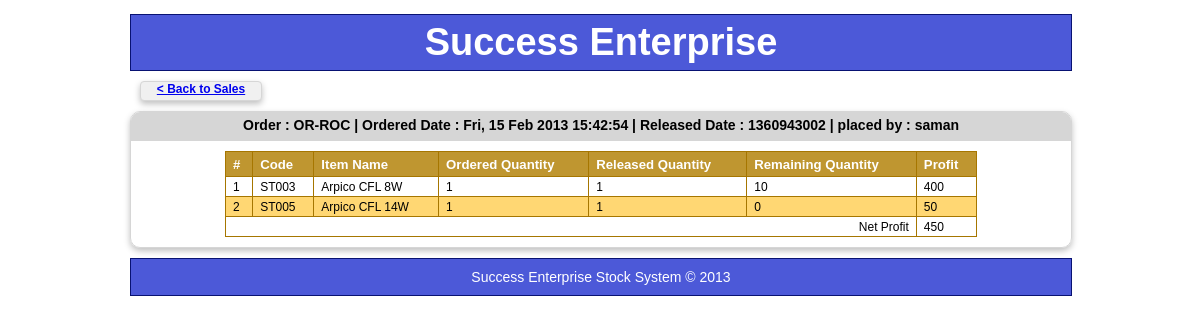
Page /sales/sales_details.php?code=OR-ROC&user=saman (signed in) on the committed database.
### tables this page shows
CREATE TABLE IF NOT EXISTS `orders` (
  `OrderID` varchar(6) NOT NULL,
  `UserName` varchar(60) NOT NULL,
  `OrderStatus` varchar(12) NOT NULL,
  `OrderDate` bigint(20) NOT NULL,
  `ReleaseDate` int(11) DEFAULT NULL,
  PRIMARY KEY (`OrderID`)
);

CREATE TABLE IF NOT EXISTS `sales` (
  `OrderID` varchar(6) NOT NULL,
  `ItemCode` varchar(6) NOT NULL,
  `OrderedQuantity` int(11) NOT NULL,
  `ReleasedQuantity` int(11) NOT NULL,
  `Profit` int(11) NOT NULL
);

CREATE TABLE IF NOT EXISTS `stock` (
  `ItemID` varchar(6) NOT NULL,
  `ItemName` varchar(60) NOT NULL,
  `HS_Price` int(11) NOT NULL,
  `RT_Price` int(11) NOT NULL,
  `Quantity` int(11) NOT NULL,
  PRIMARY KEY (`ItemID`)
);

### lib/mysql.php (called while the page is built, shortened)
<?php
	function OpenConnection(){
		$con = mysql_connect('localhost','root') or die("couldn't connect to the server");
		return $con;
	}
	function ExecuteSQL($sql){
		return mysql_query($sql);
	}
	function GetOneRowEx($sql){
	try{
		$con = OpenConnection();
		$result = ExecuteSQL($sql);
		if(mysql_num_rows($result)!=0)
		{
			return mysql_fetch_array($result);
		}else{
			return 0;
		}
	}catch(Exception $e){mysql_close($con);SQLErrorPage();}
	}
	function GetOneRowWithCon($con,$sql){
	try{
		$result = ExecuteSQL($sql);
		if(mysql_num_rows($result)!=0)
			return mysql_fetch_array($result);
		else
			return 0;
	}catch(Exception $e){mysql_close($con);SQLErrorPage();}
	}
?>

### lib/helper.php (called while the page is built, shortened)
<?php
function FormatDate($date){
	return substr(date('r',$date), 0, 25);
}
?>

### sales/sales_helper.php (the view, shortened to what this page needs)
<?php
function SalesDetailsTitle($oid){
	include_once('../lib/mysql.php');
	include_once('../lib/helper.php');
	$row = GetOneRowEx("SELECT * FROM orders WHERE OrderID='$oid'");
	echo "Order : $oid | Ordered Date : " . FormatDate($row['OrderDate']) . " | Released Date : " . $row['ReleaseDate'] . " | placed by : " . $_GET['user'];
}
function SalesDetails($styleid,$oid){
try{
	include_once('../lib/feeder.php');
	include_once('../lib/mysql.php');
	$sql = "SELECT * FROM sales WHERE OrderID='$oid'";
	$con = OpenConnection();
	$result = ExecuteSQL($sql);
	$b = false;
	$n = 1;
	$net_profit = 0;
	echo "<form id='form1' name='form1' method='post' action='sales_details.php?code=$oid'>";
	TabelHeader($styleid,array('#','Code','Item Name','Ordered Quantity','Released Quantity','Remaining Quantity','Profit'));
	while($sale = mysql_fetch_array($result))
	{
		ZeebraStripes($b,$n,'alt');
		$stock = GetOneRowWithCon($con,"SELECT ItemName,Quantity FROM stock WHERE ItemID='" . $sale['ItemCode'] . "'");
		echo "<td>" . $sale['ItemCode'] . "</td><td>" .
			$stock['ItemName'] . "</td><td>" .
			$sale["OrderedQuantity"] . "</td><td>" .
			$sale["ReleasedQuantity"] . "</td><td>" .
			$stock["Quantity"] . "</td><td>" .
			$sale["Profit"] . "</td></tr>";
			$net_profit = $net_profit + $sale["Profit"];
	}
	echo "<tr>
			<td align='right' colspan=6>Net Profit</dt>
			<td>$net_profit</dt>
		</table>
		</form>";
}catch(Exception $e){mysql_close($con);SQLErrorPage();}
}
?>

### lib/feeder.php (shortened to what this page needs)
<?php
function PageHeading($title){
	echo "<div id='header_footer'><h1>Success Enterprise<h1></div>";
}
function BackButton($title,$target){
	echo "<div id='buttom_div'><a href='$target'>$title</a></div>";
}
function Footer(){
	echo "<div id='header_footer'><p>Success Enterprise Stock System &#xA9; 2013</p></div>";
}
function ZeebraStripes(&$b,&$n,$styleid){
	if($b)
		echo "<tr class='$styleid'><td>" . $n++ . "</td>";
	else
		echo "<tr><td>" . $n++ . "</td>";
}
function TabelHeader($styleid,$headers){
	echo "<table id='$styleid' border=1><tr>";
	foreach ($headers as $i => $value)
		echo "<th>$value</th>";
	echo "</tr>";
}
function Head_Section(){
	$prefix = $_SESSION['pre_fix'];
	echo "<!DOCTYPE html>";
    echo "<html lang='en' xml:lang='en' xmlns='http://www.w3.org/1999/xhtml'>";
    echo "<head>";
    echo "<link rel='stylesheet' type='text/css' href='" . $prefix . "css/main.css'>";
    echo "<link rel='stylesheet' type='text/css' href='" . $prefix . "css/nav.css'>";
    echo "<link rel='stylesheet' type='text/css' href='" . $prefix . "css/data_tables.css'>";
	echo "</head>";
}
?>

### sales/sales_details.php (shortened to what this page needs)
<?php
	include_once('../lib/helper.php');
	include_once('../lib/feeder.php');
	Head_Section();
?>
<body>
<div id='wrapper'>
<?php
	PageHeading("Success Enterprise");
	BackButton('< Back to Sales','../sales/sales_home.php');
?>
	<div id='round_div'>
	<?php
		include_once('sales_helper.php');
			echo "<p id='order_det_title'>";
			SalesDetailsTitle($_GET['code']);
			echo "</p>";
			SalesDetails('customers',$_GET['code']);
	?>
	</div>
	<?php Footer();?>
</div>
</body>
<html>

### css/main.css (style rules this page uses)
* { padding:0; margin:0; }
body { font-family: Arial, Helvetica, sans-serif; font-size: 12px; font-style: normal; font-variant: normal; }
h1 { font-size: 16px; margin-top:6px; margin-bottom:6px; }
p { font-size: 14px; }
#wrapper { width: 940px; margin: 0 auto; padding-top:4px; padding-bottom:4px; position: relative; }
#header_footer { margin-top:10px; width:940px; background-color:#4C59D8; text-align: center; border:solid #081272; border-width:1px; color:#ffffff; }
#header_footer h1 { font-size: 38px; font-weight: bold; }
#header_footer p { margin:10px; }
#buttom_div { background-color:#f0f0f0; width: 120px; height:18px; margin:10px; border:solid #d6d6d6; border-width: 1px; -webkit-box-shadow: 0 3px 6px rgba(0,0,0,.25); -moz-box-shadow: 0 3px 6px rgba(0,0,0,.25); border-radius : 4px; -moz-border-radius : 4px; -webkit-border-radius : 4px; font-weight: bold; text-align:center; }
#round_div { overflow :hidden; width:940px; margin-top:10px; padding-bottom:10px; border:solid #d6d6d6; border-width: 1px; -webkit-box-shadow: 0 3px 6px rgba(0,0,0,.25); -moz-box-shadow: 0 3px 6px rgba(0,0,0,.25); border-radius : 10px; -moz-border-radius : 10px; -webkit-border-radius : 10px; }
#order_det_title { height:18px; padding:5px; margin-bottom:10px; border-bottom:solid #d6d6d6; border-width: 1px; background-color:#d6d6d6; font-size: 14px; font-weight: bold; text-align: center; }

### css/data_tables.css (style rules this page uses)
#customers { width:80%; margin:auto; margin-top:10; margin-bottom:10; border-collapse:collapse; }
#customers td, #customers th { font-size:1em; border:1px solid #A67600; padding:3px 7px 2px 7px; }
#customers th { font-size:1.1em; text-align:left; padding-top:5px; padding-bottom:4px; background-color:#BF9630; color:#ffffff; }
#customers tr.alt td { background-color:#FFD773; }

### rows in the picture
orders: OrderDate "Fri, 15 Feb 2013 15:42:54", ReleaseDate "1360943002"
sales: n "1", ItemCode "ST003", stock.ItemName "Arpico CFL 8W", OrderedQuantity "1", ReleasedQuantity "1", stock.Quantity "10", Profit "400"
sales: n "2", ItemCode "ST005", stock.ItemName "Arpico CFL 14W", OrderedQuantity "1", ReleasedQuantity "1", stock.Quantity "0", Profit "50"

### other values in the picture
$title "< Back to Sales"
$oid "OR-ROC"
$_GET['user'] "saman"
$value "#"
$value "Code"
$value "Item Name"
$value "Ordered Quantity"
$value "Released Quantity"
$value "Remaining Quantity"
$value "Profit"
$net_profit "450"
